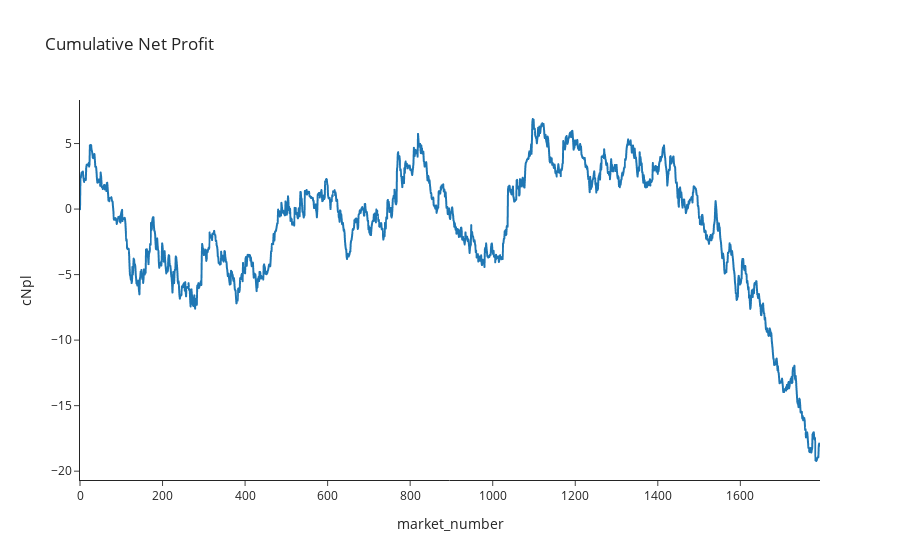

Notebook cell for this chart:
### Code cell
betsFilters = bets.query('((ltp-model_odds) / ltp) > {}  | ((model_odds-ltp) / ltp) > {}'.format(0.3, 0.3))
bet_eval_chart_cPl(betsFilters)

### Figure 1 — Plotly figure (JSON) as saved in the notebook; plotly's stock layout.template omitted (floating-point values rounded to 4 significant figures; data arrays with more than 128 entries replaced by an {"elided": "..."} marker saying what was removed)
{"data": [{"hovertemplate": "market_number=%{x}<br>cNpl=%{y}<extra></extra>", "legendgroup": "", "line": {"color": "#1F77B4", "dash": "solid"}, "mode": "lines", "name": "", "showlegend": false, "type": "scattergl", "x": {"elided": "1794 int values"}, "xaxis": "x", "y": {"elided": "1794 float values"}, "yaxis": "y"}], "layout": {"legend": {"tracegroupgap": 0}, "title": {"text": "Cumulative Net Profit"}, "xaxis": {"anchor": "y", "domain": [0, 1], "title": {"text": "market_number"}}, "yaxis": {"anchor": "x", "domain": [0, 1], "title": {"text": "cNpl"}}}}
